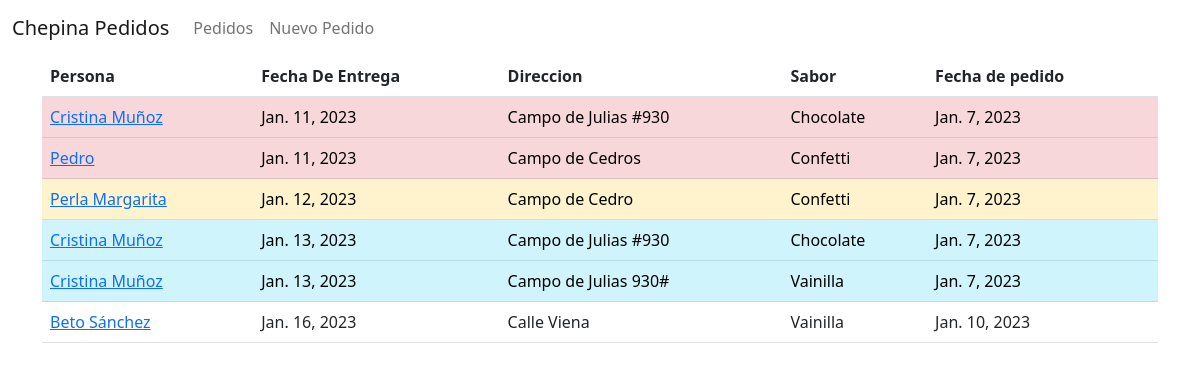
Screenshot of /cakes/ with the database file from the repository.
### Cakes/models.py (models this page shows, shortened)
class Pedidos(models.Model):
    sabor_Choices = (('Chocolate', 'chocolate'),
                     ('Vainilla', 'vainilla'),
                     ('Confetti', 'confetti'),
                     )
    sabor = models.CharField(max_length=208,choices=sabor_Choices)
    persona = models.CharField(max_length=208)
    fecha_pedido = models.DateField(default=timezone.now)
    fecha_entrega = models.DateField(blank=False, null=False)
    direccion = models.CharField(max_length=200)
    direccion_URL = models.URLField(blank=True, null=True)
    detalles = models.TextField(blank=True, null=True)
    entre = models.BooleanField(default=False)
    def days(self):
        diff = abs((datetime.date.today()-self.fecha_entrega).days)
        if diff<=1:
            return 'table-danger'
        if diff==2:
            return 'table-warning'
        if diff>=3 and diff <= 5:
            return 'table-info'

### Cakes/views.py (the view)
# urls.py: path('', views.PedidoListView.as_view(), name='pedidos_list'),
class PedidoListView(ListView):
    model = models.Pedidos
    def get_queryset(self):
        return models.Pedidos.objects.filter(entre=False).order_by('fecha_entrega')

### templates/Cakes/pedidos_list.html (shortened to what this page needs)
<!DOCTYPE html>
{% include 'Cakes/base.html' %}
{% block content %}
    <div class='container'>
        <table id="example" class="table" style="width:100%">
            <thead>
                <tr>
                    <th>Persona</th>
                    <th>Fecha De Entrega</th>
                    <th>Direccion</th>
                    <th>Sabor</th>
                    <th>Fecha de pedido</th>
                </tr>
            </thead>
            <tbody>
                {% for pedido in pedidos_list %}
                <tr class={{pedido.days}}>
                    <td><a href="{% url 'Cakes:pedidos_detail' pedido.pk %}">{{pedido.persona}}</a></td>
                    <td>{{pedido.fecha_entrega}}</td>
                    <td>{{pedido.direccion}}</td>
                    <td>{{pedido.sabor}}</td>
                    <td>{{pedido.fecha_pedido}}</td>
                </tr>
                {% endfor %}
            </tbody>
        </table>
    </div>
{% endblock content %}

### templates/Cakes/base.html (shortened to what this page needs)
<!doctype html>
<html lang="en">
  <head>
    <link href="https://cdn.jsdelivr.net/npm/bootstrap@5.2.3/dist/css/bootstrap.min.css" rel="stylesheet">
    <link rel="stylesheet" type="text/css" href="https://cdn.datatables.net/v/bs5/jq-3.6.0/jszip-2.5.0/dt-1.13.1/b-2.3.3/b-html5-2.3.3/b-print-2.3.3/date-1.2.0/fc-4.2.1/fh-3.3.1/r-2.4.0/sc-2.0.7/sb-1.4.0/datatables.min.css"/>
  </head>
  <body>
    <nav class="navbar navbar-expand-lg navbar-custom">
        <div class="container-fluid">
          <a class="navbar-brand" href="{% url 'Cakes:pedidos_list' %}">Chepina Pedidos</a>
          <div class="collapse navbar-collapse" id="navbarNavAltMarkup">
            <div class="navbar-nav">
              <a class="nav-link" href="{% url 'Cakes:pedidos_list' %}">Pedidos</a>
              <a class="nav-link " href="{% url 'Cakes:pedidos_new' %}">Nuevo Pedido</a>
            </div>
          </div>
        </div>
      </nav>
    </body>
</html>

### rows the page displays
Pedidos: persona "Cristina Muñoz", fecha_entrega "Jan. 11, 2023", direccion "Campo de Julias #930", sabor "Chocolate", fecha_pedido "Jan. 7, 2023"
Pedidos: persona "Pedro", fecha_entrega "Jan. 11, 2023", direccion "Campo de Cedros", sabor "Confetti", fecha_pedido "Jan. 7, 2023"
Pedidos: persona "Perla Margarita", fecha_entrega "Jan. 12, 2023", direccion "Campo de Cedro", sabor "Confetti", fecha_pedido "Jan. 7, 2023"
Pedidos: persona "Cristina Muñoz", fecha_entrega "Jan. 13, 2023", direccion "Campo de Julias #930", sabor "Chocolate", fecha_pedido "Jan. 7, 2023"
Pedidos: persona "Cristina Muñoz", fecha_entrega "Jan. 13, 2023", direccion "Campo de Julias 930#", sabor "Vainilla", fecha_pedido "Jan. 7, 2023"
Pedidos: persona "Beto Sánchez", fecha_entrega "Jan. 16, 2023", direccion "Calle Viena", sabor "Vainilla", fecha_pedido "Jan. 10, 2023"
